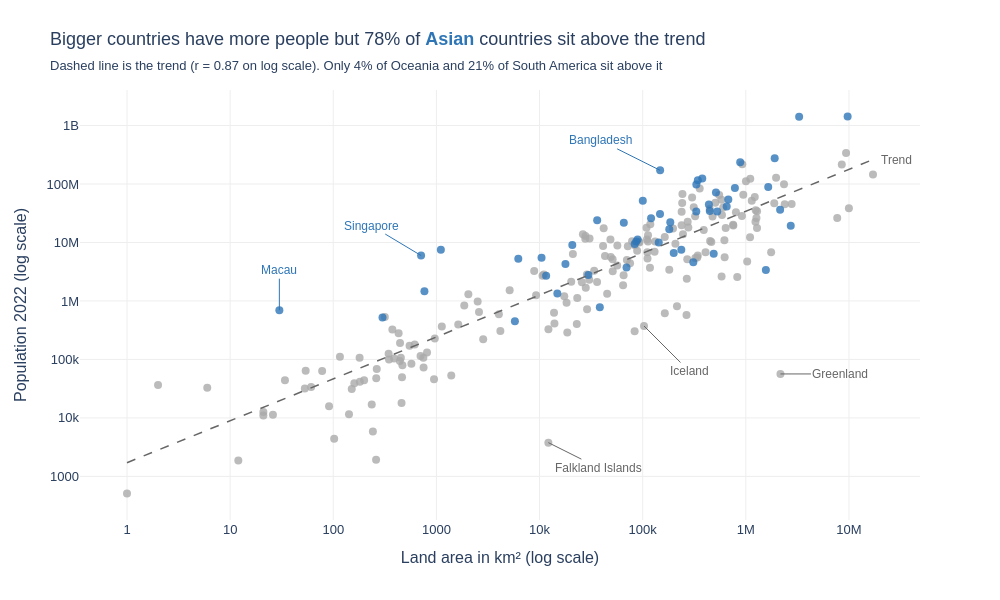

The notebook cell this image was saved under:
### Markdown cell above
**Chart choice & justification:** *Which chart did you choose, and why? Justify design choices.

- **Scatter plot** because area and population are two numbers and the question is about how they relate. Both axes are on a log scale because area goes from 1 km² to 17 million km² and population from about 500 to 1.4 billion. Without it almost every dot would sit in one corner (Lecture 4).
- **Dashed trend line as the reference** as Lecture 4 suggests. Dots above it have more people than their size predicts. Land does not create people by itself so I read it as a pattern and not a cause.
- **Asia is the only colour** because 78% of Asian countries sit above the line, more than any other continent. At the other end only 1 of 23 countries in Oceania sits above it. The blue word Asian in the title replaces the legend.
- **Labels only on outliers** (Lecture 4). Macau, Singapore and Bangladesh are among the four furthest above the line and Greenland, the Falklands and Iceland among the six furthest below. Hover shows the name and numbers for every other dot.

### Code cell
# Q3
d3 = df.copy()
d3['Group'] = np.where(d3['Continent'] == 'Asia', 'Asia', 'Other')

# same trend as the line on the chart, fitted on log scale
log_area, log_pop = np.log10(d3['Area']), np.log10(d3['2022 Population'])
slope, intercept = np.polyfit(log_area, log_pop, 1)
d3['Above trend'] = log_pop > intercept + slope * log_area
share_above = d3.groupby('Continent')['Above trend'].mean().sort_values()
r = np.corrcoef(log_area, log_pop)[0, 1]
print(f'Correlation on log scale r = {r:.2f}')
print(share_above.round(2).to_string())

fig = px.scatter(
    data_frame=d3,
    x='Area', y='2022 Population',
    color='Group',
    color_discrete_map={'Asia': BLUE, 'Other': GREY},
    category_orders={'Group': ['Other', 'Asia']},   # Asia drawn last so it sits on top
    log_x=True, log_y=True,
    trendline='ols', trendline_scope='overall',
    trendline_options=dict(log_x=True, log_y=True),
    trendline_color_override=DARK,
    hover_name='Country',
    hover_data={'Group': False, 'Continent': True, 'Area': ':,', '2022 Population': ':,', 'Density': ':,.0f'},
    labels={'Area': 'Land area in km² (log scale)', '2022 Population': 'Population 2022 (log scale)',
            'Density': 'People per km²'},
    template='plotly_white',
    height=600, width=1000
)

fig.update_traces(selector=dict(mode='markers'), marker=dict(size=8, opacity=0.8))
fig.update_traces(selector=dict(mode='lines'), line=dict(width=1.5, dash='dash'))

fig.update_layout(
    title=dict(
        text=f"Bigger countries have more people but {share_above['Asia']:.0%} of "
             f"<span style='color:{BLUE}'><b>Asian</b></span> countries sit above the trend",
        subtitle=dict(text=f"Dashed line is the trend (r = {r:.2f} on log scale). "
                           f"Only {share_above['Oceania']:.0%} of Oceania and "
                           f"{share_above['South America']:.0%} of South America sit above it")
    ),
    font=FONT,
    showlegend=False,
    xaxis=dict(gridcolor='#EEEEEE'),
    yaxis=dict(gridcolor='#EEEEEE'),
    margin=dict(t=90)
)

# label only countries that sit far from the trend line
outliers = {'Macau': (0, -40), 'Singapore': (-50, -30), 'Bangladesh': (-60, -30),
            'Greenland': (60, 0), 'Falkland Islands': (50, 25), 'Iceland': (45, 45)}
for country, (ax, ay) in outliers.items():
    row = d3.loc[d3['Country'] == country].iloc[0]
    colour = BLUE if row['Group'] == 'Asia' else DARK
    fig.add_annotation(
        x=np.log10(row['Area']), y=np.log10(row['2022 Population']),   # log axes need log10 positions
        text=country, showarrow=True, arrowhead=0, arrowcolor=colour, ax=ax, ay=ay,
        font=dict(size=12, color=colour)
    )

max_area = d3['Area'].max()
fig.add_annotation(x=np.log10(max_area), y=intercept + slope * np.log10(max_area),
                   text='Trend', showarrow=False, xanchor='left', xshift=6,
                   font=dict(size=12, color=DARK))

fig.show()
fig.write_image('q3_area_vs_population.png', scale=2)

### Figure 1 — Plotly figure (JSON) as saved in the notebook; plotly's stock layout.template omitted (floating-point values rounded to 4 significant figures; data arrays with more than 128 entries replaced by an {"elided": "..."} marker saying what was removed)
{"data": [{"customdata": {"elided": "184x3 mixed values"}, "hovertemplate": "<b>%{hovertext}</b><br><br>Land area in km² (log scale)=%{x:,}<br>Population 2022 (log scale)=%{y:,}<br>Continent=%{customdata[1]}<br>People per km²=%{customdata[2]:,.0f}<extra></extra>", "hovertext": {"elided": "184 str values"}, "legendgroup": "Other", "marker": {"color": "#AAAAAA", "opacity": 0.8, "size": 8, "symbol": "circle"}, "mode": "markers", "name": "Other", "orientation": "v", "showlegend": true, "type": "scatter", "x": {"elided": "184 int values"}, "xaxis": "x", "y": {"elided": "184 int values"}, "yaxis": "y"}, {"customdata": {"elided": "50x3 mixed values"}, "hovertemplate": "<b>%{hovertext}</b><br><br>Land area in km² (log scale)=%{x:,}<br>Population 2022 (log scale)=%{y:,}<br>Continent=%{customdata[1]}<br>People per km²=%{customdata[2]:,.0f}<extra></extra>", "hovertext": ["Afghanistan", "Armenia", "Azerbaijan", "Bahrain", "Bangladesh", "Bhutan", "Brunei", "Cambodia", "China", "Georgia", "Hong Kong", "India", "Indonesia", "Iran", "Iraq", "Israel", "Japan", "Jordan", "Kazakhstan", "Kuwait", "Kyrgyzstan", "Laos", "Lebanon", "Macau", "Malaysia", "Maldives", "Mongolia", "Myanmar", "Nepal", "North Korea", "Oman", "Pakistan", "Palestine", "Philippines", "Qatar", "Saudi Arabia", "Singapore", "South Korea", "Sri Lanka", "Syria", "Taiwan", "Tajikistan", "Thailand", "Timor-Leste", "Turkey", "Turkmenistan", "United Arab Emirates", "Uzbekistan", "Vietnam", "Yemen"], "legendgroup": "Asia", "marker": {"color": "#2E75B6", "opacity": 0.8, "size": 8, "symbol": "circle"}, "mode": "markers", "name": "Asia", "orientation": "v", "showlegend": true, "type": "scatter", "x": [652230, 29743, 86600, 765, 147570, 38394, 5765, 181035, 9706961, 69700, 1104, 3287590, 1904569, 1648195, 438317, 20770, 377930, 89342, 2724900, 17818, 199951, 236800, 10452, 30, 330803, 300, 1564110, 676578, 147181, 120538, 309500, 881912, 6220, 342353, 11586, 2149690, 710, 100210, 65610, 185180, 36193, 143100, 513120, 14874, 783562, 488100, 83600, 447400, 331212, 527968], "xaxis": "x", "y": [41128771, 2780469, 10358074, 1472233, 171186372, 782455, 449002, 16767842, 1425887337, 3744385, 7488865, 1417173173, 275501339, 88550570, 44496122, 9038309, 123951692, 11285869, 19397998, 4268873, 6630623, 7529475, 5489739, 695168, 33938221, 523787, 3398366, 54179306, 30547580, 26069416, 4576298, 235824862, 5250072, 115559009, 2695122, 36408820, 5975689, 51815810, 21832143, 22125249, 23893394, 9952787, 71697030, 1341296, 85341241, 6430770, 9441129, 34627652, 98186856, 33696614], "yaxis": "y"}, {"hovertemplate": "<b>OLS trendline</b><br>log10(2022 Population) = 0.716672 * log10(Area) + 3.23419<br>R<sup>2</sup>=0.760458<br><br>Land area in km² (log scale)=%{x:,}<br>Population 2022 (log scale)=%{y:,} <b>(trend)</b><extra></extra>", "legendgroup": "Overall Trendline", "line": {"color": "#666666", "dash": "dash", "width": 1.5}, "mode": "lines", "name": "Overall Trendline", "showlegend": true, "type": "scatter", "x": {"elided": "234 int values"}, "xaxis": "x", "y": {"elided": "234 float values"}, "yaxis": "y"}], "layout": {"annotations": [{"arrowcolor": "#2E75B6", "arrowhead": 0, "ax": 0, "ay": -40, "font": {"color": "#2E75B6", "size": 12}, "showarrow": true, "text": "Macau", "x": 1.477, "y": 5.842}, {"arrowcolor": "#2E75B6", "arrowhead": 0, "ax": -50, "ay": -30, "font": {"color": "#2E75B6", "size": 12}, "showarrow": true, "text": "Singapore", "x": 2.851, "y": 6.776}, {"arrowcolor": "#2E75B6", "arrowhead": 0, "ax": -60, "ay": -30, "font": {"color": "#2E75B6", "size": 12}, "showarrow": true, "text": "Bangladesh", "x": 5.169, "y": 8.233}, {"arrowcolor": "#666666", "arrowhead": 0, "ax": 60, "ay": 0, "font": {"color": "#666666", "size": 12}, "showarrow": true, "text": "Greenland", "x": 6.336, "y": 4.752}, {"arrowcolor": "#666666", "arrowhead": 0, "ax": 50, "ay": 25, "font": {"color": "#666666", "size": 12}, "showarrow": true, "text": "Falkland Islands", "x": 4.085, "y": 3.577}, {"arrowcolor": "#666666", "arrowhead": 0, "ax": 45, "ay": 45, "font": {"color": "#666666", "size": 12}, "showarrow": true, "text": "Iceland", "x": 5.013, "y": 5.572}, {"font": {"color": "#666666", "size": 12}, "showarrow": false, "text": "Trend", "x": 7.233, "xanchor": "left", "xshift": 6, "y": 8.418}], "font": {"family": "Arial", "size": 13}, "height": 600, "legend": {"title": {"text": "Group"}, "tracegroupgap": 0}, "margin": {"t": 90}, "showlegend": false, "title": {"subtitle": {"text": "Dashed line is the trend (r = 0.87 on log scale). Only 4% of Oceania and 21% of South America sit above it"}, "text": "Bigger countries have more people but 78% of <span style='color:#2E75B6'><b>Asian</b></span> countries sit above the trend"}, "width": 1000, "xaxis": {"anchor": "y", "domain": [0.0, 1.0], "gridcolor": "#EEEEEE", "title": {"text": "Land area in km² (log scale)"}, "type": "log"}, "yaxis": {"anchor": "x", "domain": [0.0, 1.0], "gridcolor": "#EEEEEE", "title": {"text": "Population 2022 (log scale)"}, "type": "log"}}}
